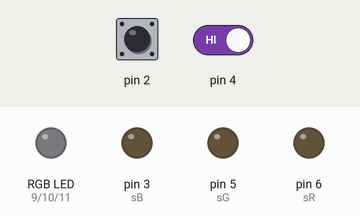
A sketch run on a simulated Arduino Mega 2560, built with avr-gcc and run on an emulated ATmega2560. On the bench: an RGB LED mixed from three pins (HIGH = lit), output pins drawn as LEDs (lit = HIGH). Dashed ring = blinking. Inputs (shaded band) come from the test bench; at power-on: pin 2 HIGH, pin 4 HIGH.

Above: at 1.2 s.
1.3 s: pin 2 pulled LOW for 0.15 s
At 1.7 s:
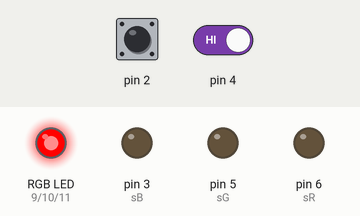
4.3 s: pin 2 pulled LOW for 3.2 s
At 5.2 s:
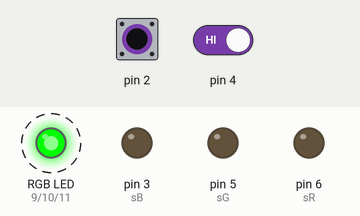
9.0 s: pin 2 driven LOW and pin 4 driven LOW
At 10.4 s:
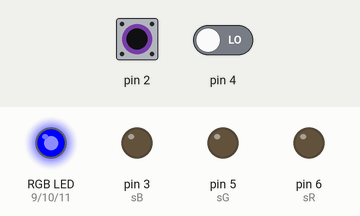
12.0 s: pin 2 driven HIGH
At 12.6 s:
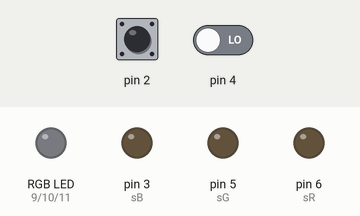
13.5 s: pin 2 driven LOW
At 15.4 s:
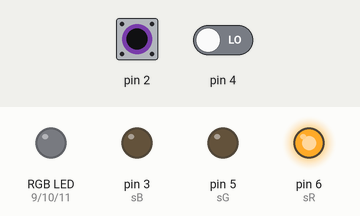
Timing chart, 0 to 17.5 s (numbered marks = the images above; inputs shaded):
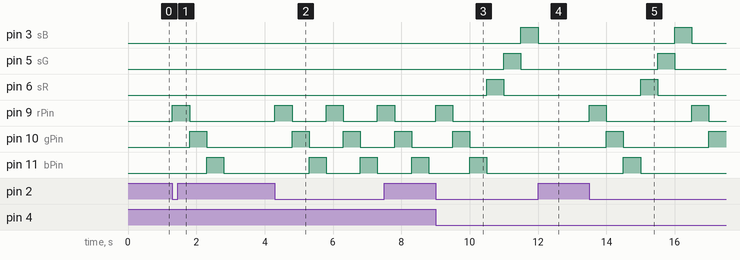

Measured:
- after the input at 1.3 s, pin 9 (rPin): LOW → HIGH at once, → LOW 0.50 s later; pin 10 (gPin): LOW → HIGH after 0.50 s, → LOW 0.50 s later; pin 11 (bPin): LOW → HIGH after 1.0 s, → LOW 0.50 s later
- after the input at 4.3 s, pin 9 (rPin): alternates HIGH for 0.50 s and LOW for 1.0 s, starting at once; pin 10 (gPin): alternates HIGH for 0.50 s and LOW for 1.0 s, starting after 0.50 s; pin 11 (bPin): alternates HIGH for 0.50 s and LOW for 1.0 s, starting after 1.0 s
- after the input at 9.0 s, pin 3 (sB): LOW → HIGH after 2.5 s; pin 5 (sG): LOW → HIGH after 2.0 s, → LOW 0.50 s later; pin 6 (sR): LOW → HIGH after 1.5 s, → LOW 0.50 s later; pin 9 (rPin): LOW → HIGH at once, → LOW 0.50 s later; pin 10 (gPin): LOW → HIGH after 0.50 s, → LOW 0.50 s later
- after the input at 12.0 s, pin 9 (rPin): stays LOW (without the input it goes to HIGH after 0.00 s); pin 10 (gPin): stays LOW (without the input it goes to HIGH after 0.50 s); pin 11 (bPin): stays LOW (without the input it goes to HIGH after 1.0 s)
- after the input at 13.5 s, pin 3 (sB): LOW → HIGH after 2.5 s, → LOW 0.50 s later; pin 5 (sG): LOW → HIGH after 2.0 s, → LOW 0.50 s later; pin 6 (sR): LOW → HIGH after 1.5 s, → LOW 0.50 s later; pin 9 (rPin): alternates HIGH for 0.50 s and LOW for 2.5 s, starting at once; pin 10 (gPin): LOW → HIGH after 0.50 s, → LOW 0.50 s later, → HIGH 2.5 s later

The sketch:

testfunk.ino
```cpp
/*
Beskrivelse: Testsketch for RGB-lyskontroll.
            Brukes for manuell verifikasjon av lysfunksjoner. Ikke brukt i hovedprosjektet.

----------------------------------------------------
Funksjoner:
    - initlys(): Initialiserer RGB-pinner
    - lysFarge(): Setter farge på RGB-lys for BAD eller STUE

----------------------------------------------------

Skrevet av: Adrian Nesse
Dato: 09/03/2026
Version: 1.0

----------------------------------------------------
POTENSIELLE FEIL:
    -
    -

--------------------------------------------------*/

enum lys_gruppe { BAD, STUE };
void initLys();
void lysFarge(lys_gruppe gruppe, int r, int g, int b);
static lys_gruppe lys_g = BAD;
int rPin = 9;
int gPin = 10;
int bPin = 11;
int sR = 6;
int sG = 5;
int sB = 3;
int LYSBAD[] = {rPin, gPin, bPin, sR, sG, sB};

int badLengde = sizeof(LYSBAD) / sizeof(LYSBAD[0]);

void initlys() {
  for (int c = 0; c < badLengde; c++) {
    pinMode(LYSBAD[c], OUTPUT);
    Serial.print("Initiallerer RGB PIN: " +
                 String(LYSBAD[c] + "\t Går videre \n\n"));
  }
}

void lysFarge(lys_gruppe gruppe, int r, int g, int b) {

  switch (gruppe) {
  case BAD:
    analogWrite(rPin, r);
    analogWrite(gPin, g);
    analogWrite(bPin, b);
    break;
  case STUE:
    analogWrite(sR, r);
    analogWrite(sG, g);
    analogWrite(sB, b);
    break;
  }
}

void setup() {
  initlys();
  pinMode(2, INPUT_PULLUP);
  pinMode(4, INPUT_PULLUP);
}

void loop() {
  int state = digitalRead(2);
  int bstate = digitalRead(4);

  switch (lys_g) {
  case BAD:

    if (state == LOW) {
      lysFarge(BAD, 255, 0, 0);
      delay(500);
      lysFarge(BAD, 0, 255, 0);
      delay(500);
      lysFarge(BAD, 0, 0, 255);
      delay(500);
      lysFarge(BAD, 0,0,0);
    }
    if (bstate == LOW) {
      lys_g = STUE;
    }
    break;
  case STUE:
    if (state == LOW) {
      lysFarge(STUE, 255, 0, 0);
      delay(500);
      lysFarge(STUE, 0, 255, 0);
      delay(500);
      lysFarge(STUE, 0, 0, 255);
      delay(500);
      lysFarge(STUE, 0,0,0);
    }
    if (bstate == LOW) {
      lys_g = BAD;
    }
    break;
  }
}
```

alarm.cpp
```cpp
/*
Beskrivelse: Alarm funksjoner for hjemmesentralen.
            Styrer kun logikken i alarm-systemet. Ingen visuelle endringer.

----------------------------------------------------
Funksjoner:
    - getSec()/getMin()/getHour(): Returnerer gjeldende nedtellingstid
    - getAlarmState(): Returnerer alarmstatus (aktiv/inaktiv)
    - oppdaterAlarm(): Oppdaterer nedtelling hver 1000 ms
    - alarmFinished(): Sjekker om alarmen har nådd 0
    - startStoppAlarm(): Starter eller stopper alarmen
    - endreTid(): Endrer mål-tid for alarmen
    - resetAlarm(): Tilbakestiller mål-tid til 0

----------------------------------------------------

Skrevet av: Adrian Nesse
Dato: 09/03/2026
Version: 1.0

----------------------------------------------------
POTENSIELLE FEIL:
    -
    -

--------------------------------------------------*/


#include <Arduino.h>
#include "alarm.h"

static int actSec, actMin, actHour;
static int targetSec, targetMin, targetHour;
static int alarmState = 0;
static unsigned long targetTime;

int getSec() {
  return actSec;
}
int getMin() {
  return actMin;
}
int getHour() {
  return actHour;
}

int getAlarmState() {
  return alarmState;
}

// oppdaterAlarm()
// Oppdaterer alarmnedtellingen hver 1000 ms hvis alarmen er aktiv.
// Dekrementerer sekunder, minutter og timer etter behov.
void oppdaterAlarm() {
  unsigned long actTime = millis();

  if (alarmState == 1 && actTime - targetTime >= 1000) {
    targetTime = actTime;
    actSec--;

    if (actSec < 0) {
      actSec = 59;
      actMin--;

      if (actMin < 0) {
        actMin = 59;
        actHour--;
      }
    }
  }
}

// alarmFinished()
// Sjekker om alarmen har nådd 0. Returnerer true og stopper alarmen hvis ferdig.
bool alarmFinished() {
  if (alarmState == 1 && actSec == 0 && actMin == 0 && actHour == 0) {
    alarmState = 0;
    Serial.print("Alarm er ferdig");
    return true;
  }
  return false;
}

// startStoppAlarm()
// Starter alarmen hvis den er stoppet og tid er satt, eller stopper den hvis den kjører.
void startStoppAlarm() {
  if (alarmState == 0 &&
      (targetHour != 0 || targetMin != 0 || targetSec != 0)) {
    actSec = targetSec;
    actMin = targetMin;
    actHour = targetHour;
    alarmState = 1;
  } else if (alarmState == 1) {
    alarmState = 0;
  }
}

// endreTid(type, verdi)
// Endrer mål-tid for alarmen (sekunder, minutter eller timer) med gitt verdi.
// Kan bare endres når alarmen ikke kjører. Wraps rundt ved grenser.
void endreTid(int type, int verdi) {
  if (alarmState == 0) {
    switch (type) {
    case 0:
      targetSec += verdi;
      if (targetSec >= 60) { targetSec = 0; }
      if (targetSec < 0) { targetSec = 59; }
      break;

    case 1:
      targetMin += verdi;
      if (targetMin >= 60) { targetMin = 0; }
      if (targetMin < 0) { targetMin = 59; }
      break;
    case 2:
      targetHour += verdi;
      if (targetHour >= 24) { targetHour = 0; }
      if (targetHour < 0) { targetHour = 23; }
      break;
    }
  }
}

// resetAlarm()
// Tilbakestiller mål-tid for alarmen til 0 sekunder, minutter og timer.
void resetAlarm() {
  targetSec = 0;
  targetMin = 0;
  targetHour = 0;
}
```

alarm.h
```cpp
/*
 alarm.h

 Kortfattet beskrivelse:
	- Deklarasjoner for alarm-modulen: accessor-funksjoner, oppdatering,
		start/stopp og reset.
	- Alle funksjoner er designet for å brukes av hovedsketchen
		for å kontrollere og lese alarmstatus.

 Funksjoner:
	- getSec()/getMin()/getHour(): returnerer gjeldende nedtellingstid.
	- getAlarmState(): returnerer om alarmen er aktiv (1) eller ikke (0).
	- alarmFinished(): sjekker og returnerer true når alarmen har nådd 0.
	- oppdaterAlarm(): skal kalles regelmessig for å dekrementere tid.
	- startStoppAlarm(): starter eller stopper alarmen avhengig av state.
	- resetAlarm(): tilbakestiller mål-tid til 0.
	- endreTid(type, verdi): inkrementerer/ dekrementerer mål-tid.
*/

#ifndef ALARM_H
#define ALARM_H

int getSec();
int getMin();
int getHour();
int getAlarmState();
bool alarmFinished();

void oppdaterAlarm();
void startStoppAlarm();
void resetAlarm();
void endreTid(int type, int verdi);

#endif
```

buttons.cpp
```cpp
/*
Beskrivelse: Knapp-håndteringsfunksjoner for Arduino-systemet.
            Håndterer knappetrykk med debouncing og hold-detektering.

----------------------------------------------------
Funksjoner:
    - initButtons(): Initialiserer knapp-pinner som input
    - buttonClick(pin): Detekterer kort knappetrykk med debouncing
    - buttonHolding(pin): Detekterer om knapp holdes nede

----------------------------------------------------

Skrevet av: Adrian Nesse
Dato: 09/03/2026
Version: 1.0

----------------------------------------------------
POTENSIELLE FEIL:
    -
    -

--------------------------------------------------*/

#include <Arduino.h>
#include <HardwareSerial.h>
#include "buttons.h"

const int b[] = {bOK, bUP, bDown, bHome};
int blength = sizeof(b) / sizeof(b[0]);

// Funksjon for å initiallere knappene.
// Setter `pinMode` for hver knapp-pin definert i `buttons.h`.
void initButtons() {
  for (int bn = 0; bn < blength; bn++) {
    pinMode(b[bn], INPUT);
    Serial.print("Initiallerer pin: " + String(b[bn]) +
                 "\t Fortsetter til neste\n\n");
  }
}

// buttonClick(pin)
// Debouncet detektert knappetrykk. Returnerer true ved gyldig kort trykk
// (<=200 ms). Gir også lydfeedback via `buzzer` ved aksept.
bool buttonClick(int pin) {
  static unsigned long lastChange = 0;
  static unsigned long pressStart = 0;
  static bool wasPressed = false;
  static bool lastState = LOW;
  bool result = false;

  int state = digitalRead(pin);

  if (state != lastState) {
    lastChange = millis();
  }

  if (millis() - lastChange > 10) {
    lastState = state;
  }

  // Sjekker om knapp status er lav og om knappen var tidligere trykket
  if (state == HIGH && !wasPressed) {
    wasPressed = true;
    pressStart = millis();
  }
  // Sjekker om knappen er høy og om den var presset, dersom den var vil
  // wasPressed satt til false
  // sjekker duration om det har gått under 200 ms, for da registrers trykket,
  // vis ikke returner false.
  if (lastState == LOW && wasPressed) {
    wasPressed = false;

    unsigned long duration = millis() - pressStart;

    if (duration <= 200) {
      result = true;
      Serial.print("Knapp trykket: ");
      Serial.print(pin);
      Serial.print("");

      tone(buzzer, 900);
      delay(50);
      noTone(buzzer);
    } else {
      result = false;
      Serial.print("Knapp trykket: ");
      Serial.print(pin);
      Serial.print("\t IKKE GODKJENT");

      noTone(buzzer);
    }
    Serial.print("\n");
  }
  return result;
}

// buttonHolding(pin)
// Detekterer om en knapp holdes nede. Returnerer true så lenge knappen er trykket,
// med debouncing for å unngå falske signaler.
bool buttonHolding(int pin) {
  static bool stableState = HIGH;
  static unsigned long lastChange = 0;
  bool result = false;

  bool state = digitalRead(pin);

  if (state != stableState) {
    lastChange = millis();
  }

  if (millis() - lastChange > 10) {
    stableState = state;

    if (stableState == HIGH) {
      result = true;
    }
  }
  return result;
}
```

buttons.h
```cpp
/*
 buttons.h

 Grensesnitt for knapp- og buzzer-modulen.

 Eksporterte symboler:
 - knapp-pin-konstanter: `bOK`, `bDown`, `bUP`, `bHome`.
 - `buzzer`: pin for lydfeedback.
 - initButtons(): konfigurerer knappene som input.
 - simulateClick(pin): test-helper for å simulere knappetrykk.
 - buttonClick(pin): edge-detektert kort trykk (debounced).
 - buttonHold(pin, holdTime): returnerer true hvis knapp holdes i angitt tid.
*/

#ifndef BUTTONS_H
#define BUTTONS_H
#include <Arduino.h>

const int bOK = 33;
const int bDown = 32;
const int bUP = 31;
const int bHome = 30;


//const int bOK = 6;
//const int bDown = 7;
//const int bUP = 8;
//const int bHome;

const int buzzer = 29;

void initButtons();
bool buttonClick(int pin);
bool buttonHolding(int pin);

#endif
```

funksjoner.cpp
```cpp
/*
Beskrivelse: Hjelpefunksjoner for sensoravlesning og Serial-kommunikasjon.
            Inkluderer temperatur/fuktighetsavlesning og debugging-kommandoer.

----------------------------------------------------
Funksjoner:
    - readTMP36(): Leser temperatur fra TMP36-sensor
    - readDHT11(): Leser temperatur og fuktighet fra DHT11-sensor
    - serialTempFukt(): Printer sensorverdier til Serial for debugging
    - lesSerial(): Behandler kommandoer mottatt via Serial

----------------------------------------------------

Skrevet av: Adrian Nesse
Dato: 09/03/2026
Version: 1.0

----------------------------------------------------
POTENSIELLE FEIL:
    -
    -

--------------------------------------------------*/

#include <Arduino.h>

#include "meny.h"
#include "lys.h"
#include "funksjoner.h"
#include "buttons.h"
#include <DHT.h>

extern DHT dht;

// tempAvlesning(tempPin, tempVal, tlength)
// Leser analoge sensorer definert i `tempPin[]` og skriver kalibrerte
// temperaturverdier inn i `tempVal[]` (skalert/mapper for testpot).
void readTMP36(const int TMPpin[], float tempTMP[], int tlength) {
  static unsigned long lastRead = 0;
  unsigned long now = millis();
  if (now - lastRead >= 1000) {
    lastRead = now;
    // for (int t = 0; t < tlength; t++) {
    // int raw = analogRead(TMPpin[t]);
    /*-------------------------------------------------------------------------------------*/
    // DERSOM BRUK AV TMP36
    // tempTMP[t] = ((raw * (5000.0 / 1024.0)) - 500) / 10;

    // VED BRUK AV POTENISOMETER
    // tempVal[t] = 100 - (raw / 1023.0) * 100;
    // tempVal[t] = map(tempVal[t], 0, 100, -25, 40);
    //}
    int raw = analogRead(TMPpin[0]);

    tempTMP[0] = ((raw * (5000.0 / 1023.0)) - 500) / 10;
  }
}

// readDHT11(fuktDHT, tempDHT, flength)
// Leser fuktighet og temperatur fra DHT11-sensoren og skriver inn i arrays.
// Bruker millis() for å begrense oppdateringsfrekvens til hver 1000 ms.
void readDHT11(float fuktDHT[], float tempDHT[], int flength) {

  static unsigned long lastRead = 0;
  unsigned long now = millis();

  if (now - lastRead >= 1000) {
    lastRead = now;

    // Bare én sensor
    fuktDHT[0] = dht.readHumidity();
    tempDHT[0] = dht.readTemperature();
  }
}

void serialLys(lys_gruppe gruppe) {

  static bool isAktiv = false;
  if (gruppe == _LYS_STUE) {
    isAktiv = isStueAktiv;
  } else if (gruppe == _LYS_BAD) {
    isAktiv = isBadAktiv;
  }

  if (!isAktiv) {
    Serial.print("Lys gruppe ");
    Serial.print(gruppe);
    Serial.println(" skrudd Av");
    return;
  }
  if (isStueAktiv && autoLysStyring(manuelLys)) {
    Serial.print("Lys PÅ (automatisk), styrke: ");
    Serial.println(_STYRKE_STUE);
  } else {
    Serial.print("Lys gruppe ");
    Serial.print(gruppe);
    Serial.println(" skrudd PÅ");
  }
}

// serialTemp(tempVal, templength)
// Printer temperaturinformasjon til Serial hvert 500 ms for debugging.

void serialTempFukt(float tempTMP[], float tempDHT[], float fuktDHT[],
                    int tlength, int flength) {

  static unsigned long lastPrint = 0;
  unsigned long now = millis();

  if (now - lastPrint >= 1000) {
    lastPrint = now;

    Serial.println("---- SENSOR DATA ----");

    // TMP36
    for (int t = 0; t < tlength; t++) {
      Serial.print("TMP36 ");
      Serial.print(t);
      Serial.print(": ");
      Serial.print(tempTMP[t]);
      Serial.println(" C");
    }

    // DHT11
    for (int f = 0; f < flength; f++) {
      Serial.print("DHT11 ");
      Serial.print(f);
      Serial.print(": ");
      Serial.print(tempDHT[f]);
      Serial.print(" C  |  ");
      Serial.print(fuktDHT[f]);
      Serial.println(" %");
    }

    Serial.println();
  }
}

// lesSerial()
// Leser tekstkommandoer fra Serial og utfører hurtigkommandoer for meny
// navigasjon og innstillinger (brukes mest til debugging/test).
void lesSerial() {
  if (Serial.available()) {
    String cmd = Serial.readStringUntil('\n');
    Serial.print("Mottatt kommando: " + cmd + "\n");

    if (cmd == "STATUS") {
      Serial.print("System OK\n");
    }
    if (cmd == "STATUS_SENSOR") {
      // INGEN ARBEID ENDA
    }

    /*--------------------------------------------------*/
    if (cmd == "HOVEDMENY") {
      Serial.print("Viser HOVEDMENY");
      settMeny(HOVEDMENY);
    }
    if (cmd == "TEMP_MENY") {
      Serial.print("Viser TEMPRATUR_MENY");
      settMeny(TEMPRATUR_MENY);
    }
    if (cmd == "LYS_MENY") {
      Serial.print("Viser LYS_MENY");
      settMeny(LYS_MENY);
    }
    /*--------------------------------------------------*/
    if (cmd == "RST_ALL") {
      Serial.print("Viser RST_ALL");
      settMeny(RESET_INSTILLINGER);
      rst = RST_ALL;
    }
    if (cmd == "RST_STUE") {
      Serial.print("Viser RST_LYS_STUE");
      settMeny(RESET_INSTILLINGER);
      rst = RST_LYS_STUE;
    }
    if (cmd == "RST_BAD") {
      Serial.print("Viser RST_LYS_BAD");
      settMeny(RESET_INSTILLINGER);
      rst = RST_LYS_BAD;
    }

    /*--------------------------------------------------*/
    if (cmd == "HOME_TEMP") {
      Serial.print("Viser Home TEMP meny");
      settMeny(HOVEDMENY);
      mainValg = TEMP;
    }
    if (cmd == "HOME_LYS") {
      Serial.print("Viser Home LYS meny");
      settMeny(HOVEDMENY);
      mainValg = LYS_HVDMNY;
    }

    /*--------------------------------------------------*/
    if (cmd == "TEMP_MENY_S1") {
      Serial.print("Viser TEMP_MENY SENSOR 1");
      settMeny(TEMPRATUR_MENY);
      tempValg = SENSOR1;
    }
    if (cmd == "TEMP_MENY_S2") {
      Serial.print("Viser TEMP_MENY SENSOR 2");
      settMeny(TEMPRATUR_MENY);
      tempValg = SENSOR2;
    }
    /*--------------------------------------------------*/
    if (cmd == "BAD_AKTIV") {
      isBadAktiv = !isBadAktiv;
      Serial.print(isBadAktiv ? "LYS STATUS: ON" : "LYS STATUS: OFF");
    }
    if (cmd == "BAD_DIM") {
      isDimmed = !isDimmed;
      Serial.print(isDimmed ? "Mode: Dimmed" : "Mode: FAST STYRKE");
    }
    if (cmd == "TEST_DIM_FUNC") {
      isDimmed = true;
      isBadAktiv = true;
      settMeny(LYS_MNY_BAD);

    } else if (cmd.startsWith("DIMMING_VERDI")) {
      int nyVerdi;
      if (sscanf(cmd.c_str(), "DIMMING_VERDI %d", &nyVerdi) == 1) {
        dimme_retning = nyVerdi;
        Serial.print("Ny dimmehastighet satt til: ");
        Serial.println(dimme_retning);
      } else {
        Serial.println("Feil format! Bruk: DIMMING_VERDI [tall]");
      }
    }
    /*--------------------------------------------------*/
    if (cmd == "STUE_AKTIV") {
      isStueAktiv = !isStueAktiv;
      Serial.print(isStueAktiv ? "LYS STATUS: ON" : "LYS STATUS: OFF");
    }
    if (cmd == "STUE_MANUEL") {
      manuelLys = !manuelLys;
      Serial.println(manuelLys ? "Modus: Manuell Lys Styring"
                               : "Modus: Autmoatisk Lys Styring");
    }
  }
}
```

funksjoner.h
```cpp
/*
 funksjoner.h

 Generelle hjelpefunksjoner og eksterne variabler som brukes på tvers
 av meny- og hardware-moduler.

 Eksportert:
 - eksterne enum-variabler som styrer menyvalg og fargeinnstillinger.
 - tempAvlesning(): leser analoge temperatur-sensorer inn i `tempVal[]`.
 - serialTemp(): periodisk sending av temperaturer over Serial for debugging.
 - lesSerial(): tolker kommandoer mottatt via Serial.
*/

#ifndef FUNKSJONER_H
#define FUNKSJONER_H

#include <Arduino.h>
#include "lys.h"

extern AKTIV_TEMP_MENY tempValg;
extern AKTIV_HOVED_MENY mainValg;
extern AKTIV_LYS_MENY lysValg;
extern RST_INST rst;

const int TMPpin[] = {A0 /*A2*/};
const int tlength = sizeof(TMPpin) / sizeof(TMPpin[0]);

const int flength = 1;

extern int _STYRKE_STUE;
extern bool isDimmed;
extern int dimme_retning;


void readTMP36(const int TMPpin[], float tempTMP[], int tlength);
void readDHT11(float fuktDHT[], float tempDHT[], int flength);
void serialTempFukt(float tempTMP[], float tempDHT[], float fuktDHT[],
                    int tlength, int flength);
//void serialLys(lys_gruppe gruppe);
void lesSerial();
#endif
```

Source omitted: lys.cpp (3963 bytes), lys.h (782 bytes), meny.cpp (12426 bytes), meny.h (1028 bytes)
